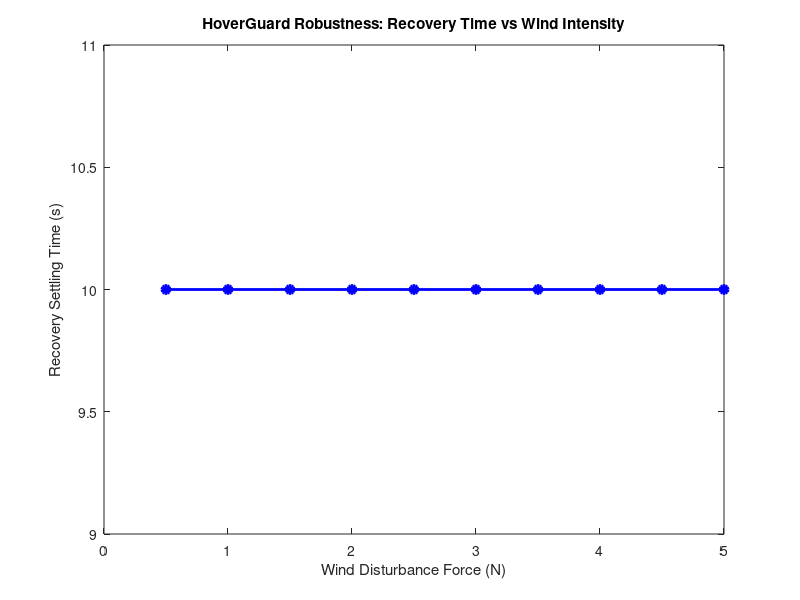

Reproduce this figure in MATLAB. (Note: this script raises an error after producing the figure.)
% ================================================
% HoverGuard — Phase 5: Robustness Sweep
% How does the controller handle increasing wind?
% ================================================

num = [1]; den = [1 2 5];
G = tf(num, den);
Kp = 8; Ki = 10; Kd = 2;
C = pid(Kp, Ki, Kd);

% Disturbance transfer function (from disturbance to output)
% D enters at plant input
S = feedback(G, C);   % sensitivity function

wind_forces  = 0.5:0.5:5.0;
settling_times = zeros(size(wind_forces));

fprintf('Wind Force (N) | Settling Time (s) | Status\n');
fprintf('------------------------------------------------\n');

for i = 1:length(wind_forces)
    d = wind_forces(i);
    % Simulate: step to 1m, then wind hits at t=5
    % Use lsim for full scenario
    t = 0:0.01:15;
    r = ones(size(t));   % reference altitude = 1m
    dist = d * (t >= 5); % wind kicks in at t=5

    % Full closed loop with disturbance
    CL = feedback(C*G, 1);
    DS = feedback(G, C);   % disturbance to output

    % Total output = reference tracking + disturbance response
    y_ref  = lsim(CL, r, t);
    y_dist = lsim(DS, dist, t);
    y_total = y_ref + y_dist;

    % Measure settling after disturbance (t > 5s window)
    idx = t >= 5;
    t_post = t(idx) - 5;
    y_post = y_total(idx) - 1;  % deviation from target

    settled = find(abs(y_post) <= 0.02, 1, 'last');
    if ~isempty(settled) && settled > 10
        ts = t_post(settled);
        status = 'STABLE ✓';
    else
        ts = NaN;
        status = 'UNSTABLE ✗';
    end
    settling_times(i) = ts;
    fprintf('  %.1f N          |  %s          | %s\n', d, num2str(ts,'%.2f'), status);
end

% Plot: settling time vs wind force
figure('Name','Robustness Analysis');
plot(wind_forces, settling_times, 'b-o', 'LineWidth', 2, 'MarkerFaceColor','b');
xlabel('Wind Disturbance Force (N)');
ylabel('Recovery Settling Time (s)');
title('HoverGuard Robustness: Recovery Time vs Wind Intensity');
yline(3, 'r--', 'Spec limit (3s)', 'LineWidth', 1.5);
grid on;
